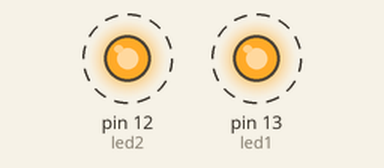
The sketch below on a simulated Arduino Uno, built with avr-gcc and run on an emulated ATmega328P. Shown: output pins drawn as LEDs (lit = HIGH). Dashed ring = blinking.

Above: at 0.5 s.
Timing chart, 0 to 4.6 s (numbered marks = the images above):
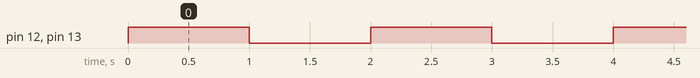

The sketch:

tarefa03.ino
```cpp
int led1 = 13;

int led2 = 12;

void setup() {
  // configuração
  pinMode(led1, OUTPUT);
  pinMode(led2, OUTPUT);

}

void loop() {
  // inicio
  digitalWrite(led1, HIGH);
  digitalWrite(led2, HIGH);
  delay(1000);
  digitalWrite(led2, LOW);
  digitalWrite(led1, LOW);
  delay(1000);
}
```

Measured:
- by itself, pin 12 (led2), pin 13 (led1): alternates HIGH for 1.0 s and LOW for 1.0 s
